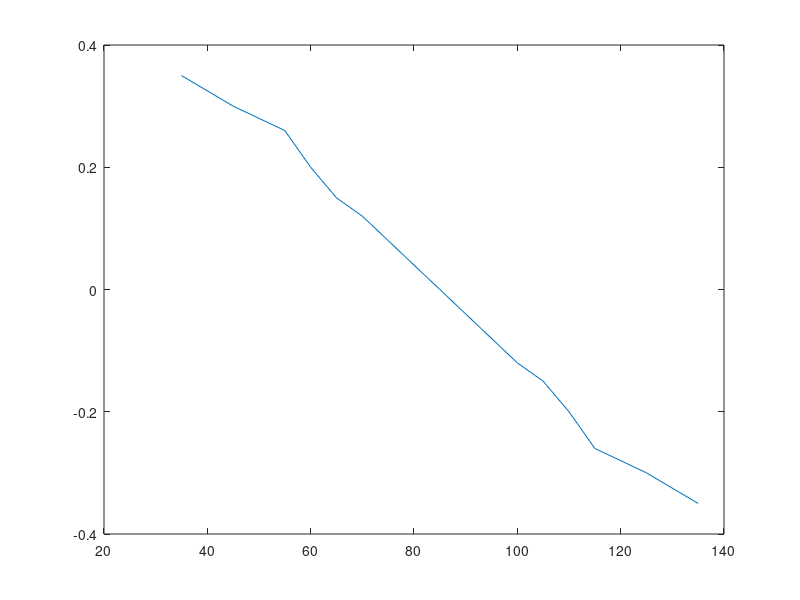

Recreate this plot in MATLAB.

servo = [35 45 55 60 65 70 85 100 105 110 115 125 135];
psi = [0.35 0.3 0.26 0.2 0.15 0.12 0 -0.12 -0.15 -0.2 -0.26 -0.3 -0.35];
servo_zero_offset = servo -85;
plot(servo,psi)